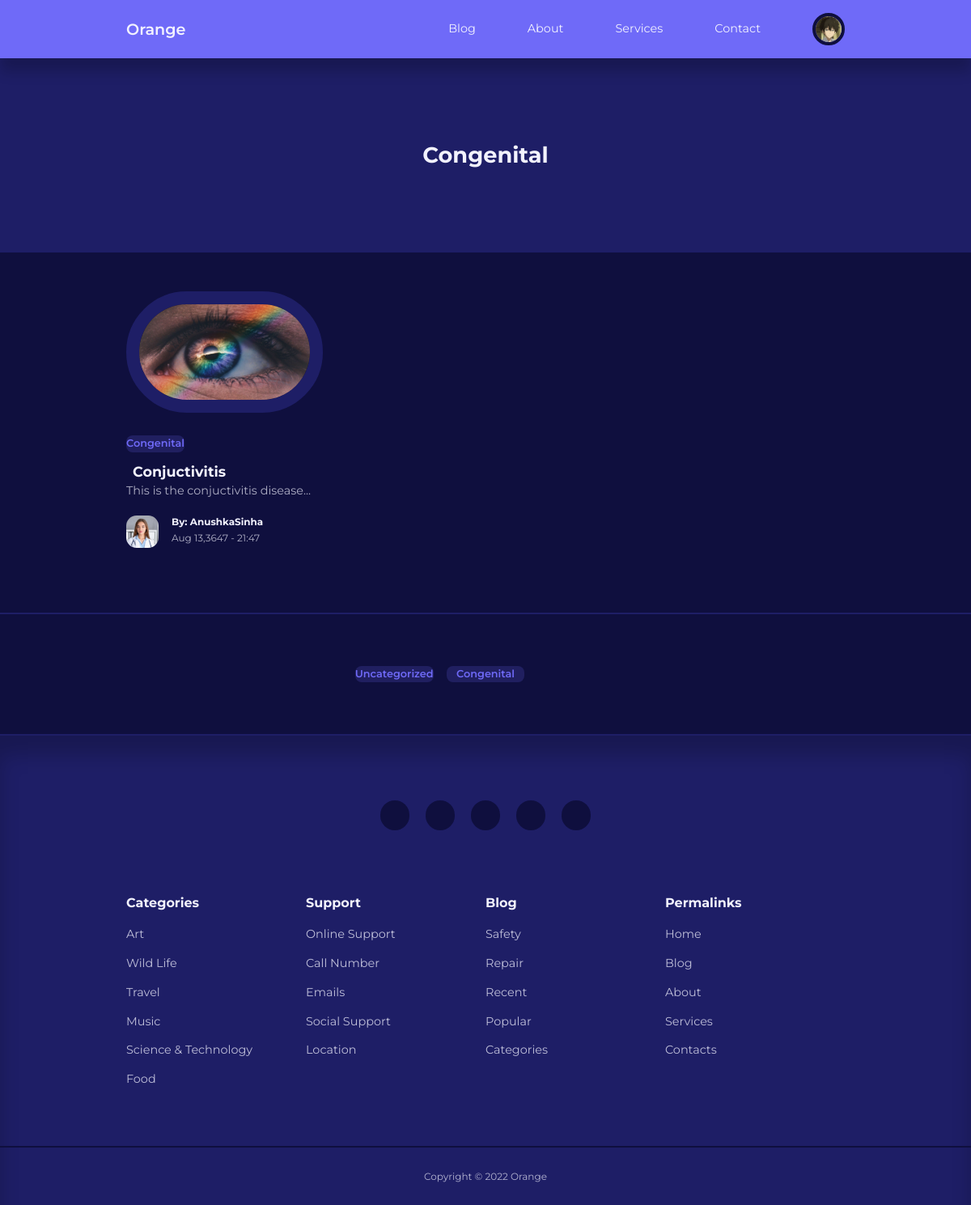
/category-posts.php?id=2 (signed in), run on the app's committed database.
### tables this page shows
CREATE TABLE `users` (
  `id` int(11) UNSIGNED NOT NULL,
  `firstname` varchar(50) NOT NULL,
  `lastname` varchar(50) NOT NULL,
  `username` varchar(50) NOT NULL,
  `email` varchar(100) NOT NULL,
  `password` varchar(255) NOT NULL,
  `avatar` varchar(255) NOT NULL,
  `is_admin` tinyint(1) NOT NULL,
  `Specialization_title` varchar(50) NOT NULL,
  `specialization_id` int(11) UNSIGNED DEFAULT NULL
);

CREATE TABLE `diseasecategories` (
  `id` int(11) UNSIGNED NOT NULL,
  `title` varchar(50) NOT NULL,
  `description` text NOT NULL
);

CREATE TABLE `diseaseposts` (
  `id` int(11) UNSIGNED NOT NULL,
  `title` varchar(250) NOT NULL,
  `body` text NOT NULL,
  `thumbnail` varchar(255) NOT NULL,
  `date_time` int(11) NOT NULL DEFAULT current_timestamp(),
  `category_id` int(11) UNSIGNED DEFAULT NULL,
  `author_id` int(11) UNSIGNED NOT NULL,
  `is_featured` tinyint(1) NOT NULL
);

### category-posts.php (the view, shortened to what this page needs)
<?php
include 'partials/header.php';
if(isset($_GET['id'])){
  $id=filter_var($_GET['id'],FILTER_SANITIZE_NUMBER_INT);
  $query="SELECT * FROM diseaseposts WHERE category_id=$id ORDER BY date_time DESC";
  $posts=mysqli_query($connection,$query);
}
else{
  header('location: ' .ROOT_URL . 'blog.php');
  die();
}
?>
   <header class="category_title">
 <h2>
 <?php
          $category_query="SELECT * FROM diseasecategories WHERE id=$id";
          $category_result=mysqli_query($connection,$category_query);
          $category=mysqli_fetch_assoc($category_result);
          echo $category['title'];
         ?>
 </h2>
   </header>
   <?php if (mysqli_num_rows($posts)>0) : ?>
   <section class="post">
    <div class=" container post_container">
    <?php while($post=mysqli_fetch_assoc($posts)): ?>
      <article class="post">
        <div class="post_thumbnail">
          <img src="./images/<?=$post['thumbnail'] ?>">
         </div>
         <div class="post_info">
         <a href="<?=ROOT_URL?>category-posts.php?id=<?=$category['id']?>" class="category_button"><?=$category['title']?></a>
          <h3 class="post_title"><a href="<?=ROOT_URL?>post.php?id=<?=$post['id']?>"><?=$post['title']?></a></h3>
          <p class="post_body">
           <?=substr($post['body'],0,150)?>...
          </p>
          <div class="post_author">
          <?php
          $author_id=$post['author_id'];
           $author_query="SELECT * FROM users WHERE id=$author_id";
           $author_result=mysqli_query($connection,$author_query);
           $author=mysqli_fetch_assoc( $author_result);
           ?>
            <div class="post_author-avatar">
              <img src="./images/<?=$author['avatar']?>" alt="">
            </div>
            <div class="post_author-info">
              <h5>By: <?="  {$author['firstname']}{$author['lastname']}"?></h5>
              <small>
              <?=date("M d,Y - H:i",strtotime($post['date_time']))?>
              </small>
            </div>
          </div>
          </div>
      </article>
      <?php endwhile?>
      </div>
   </section>
   <?php else :?>
    <div class="alert_message error lg">
    <p>No post found  for this category </p>
    </div>
    <?php endif?>
   <section class="category_buttons">
<div class="container category_buttons-container">
  <?php
  $all_categories_query="SELECT * from diseasecategories";
  $all_categories=mysqli_query($connection,$all_categories_query);
  ?>
  <?php while($category=mysqli_fetch_assoc($all_categories)):?>
  <a href="<?=ROOT_URL?>category-posts.php?id=<?=$category['id']?>" class="category_button"><?=$category['title']?></a>
  <?php endwhile?>
</div>
</section>
<?php
include 'partials/footer.php';
?>

### partials/header.php (shortened to what this page needs)
<?php
require 'config/database.php';
if(isset($_SESSION['user-id'])){
  $id=filter_var($_SESSION['user-id'],FILTER_SANITIZE_NUMBER_INT);
  $query="SELECT avatar FROM users WHERE id=$id";
  $result=mysqli_query($connection,$query);
  $avatar=mysqli_fetch_assoc($result);
}
?>
<!DOCTYPE html>
<html lang="en">
  <head>
    <link rel="stylesheet" href="https://cdn.jsdelivr.net/npm/swiper@8/swiper-bundle.min.css"/>
    <link rel="stylesheet" href="https://unicons.iconscout.com/release-pro/v4.0.0/css/line.css">
    <link rel="stylesheet" href="https://cdnjs.cloudflare.com/ajax/libs/font-awesome/6.2.1/css/all.min.css">
    <link rel="stylesheet" href="<?=ROOT_URL ?>css/style.css">
    </head>
    <body>
    <div id="root">
    <nav>
      <div class=" container nav__container">
        <a href="<?=ROOT_URL ?>" class="nav__logo">Orange</a>
        <ul class="nav_items">
         <li><a href="<?=ROOT_URL ?>blog.php">Blog</a></li>
         <li><a href="<?=ROOT_URL ?>about.php">About</a></li>
         <li><a href="<?=ROOT_URL ?>services.php">Services</a></li>
         <li><a href="<?=ROOT_URL ?>contact.php">Contact</a></li>
         <?php if(isset($_SESSION['user-id'])) : ?>
         <li class="nav_profile">
            <div class="avatar">
            <img src="<?=ROOT_URL . 'images/' . $avatar['avatar'] ?>">
            </div>
               </li>
          <?php else : ?>
         <li><a href="<?=ROOT_URL ?>signin.php">Signin</a></li>
         <?php endif ?>
        </ul>
      </div>
    </nav>

### css/style.css (style rules this page uses)
:root { --color-primary: #6f6af8; --color-primary-light:hsl(242,91%,69%,18%); --color-primary-variant:#5854c7; --color-red:#da0f3f; --color-red-light:hsl(346,87%,46%,15%); --color-green:#00c476; --color-green-light:hsl(156,100%,38%,15%); --color-gray-900: #1e1e66; --color-gray-700: #2d2b7c; --color-gray-300: rgba(242,242,254,0.3); --color-gray-200: rgba(242,242,254,0.7);; --color-white:#f2f2fe; --color-bg:#0f0f3e; --transition:all 300ms ease; --container-width-lg:74%; --container-width-md:88%; --form-width:40%; --card-boarder-radius-1:0.3rem; --card-boarder-radius-2:0.5rem; --card-boarder-radius-3:0.8rem; --card-boarder-radius-4:2rem; --card-boarder-radius-5:5rem; }
* { margin:0; padding:0; outline:0; border:0; appearance:0; list-style: none; text-decoration: none; box-sizing: border-box; }
body { font-family: 'Montserrat',sans-serif; line-height: 1.6; color: var(--color-gray-200); overflow-x: hidden ; background:var(--color-bg); font-size: 0.9rem; }
.container { width:var(--container-width-lg); max-width: 1800px; margin-inline:auto; }
section { margin-top: 3rem; width:100vw; }
h1,h2,h3,h4,h5 { color:var(--color-white); line-height: 1.3; }
h2 { font-size: 1.7rem; margin:1rem 0; }
h3 { font-size: 1.1rem; margin:0.8rem 0 0 0.5rem; }
a { color:var(--color-white); transition:var(--transition); }
img { display: block; width: 100%; object-fit: cover; }
nav { background:var(--color-primary); width:100vw; height:4.5rem; position:fixed; top:0; z-index:10; box-shadow: 0 1rem 1rem rgba(0,0,0,0.2); }
.nav__container { height:100%; display: flex; align-items: center; justify-content: space-between; }
.avatar { width: 2.5rem; height:2.5rem; border-radius: 50%; overflow: hidden; border:0.3rem solid var(--color-bg); }
.nav__logo { font-weight: 600; font-size: 1.2rem; }
.nav_items { display: flex; align-items: center; gap:4rem; }
.nav_profile { position:relative; cursor: pointer; }
.category_button { background: var(--color-primary-light); color: var(--color-primary); display: inline-block; padding: 0.5 rem 1rem; border-radius: var(--card-boarder-radius-2); font-weight: 600; font-size: 0.8rem; text-align: center; }
.post_thumbnail { border-radius: var(--card-boarder-radius-5); border:1rem solid var(--color-gray-900); overflow: hidden; margin-bottom: 1.6rem; }
.post_author { display: flex; gap:1rem; margin-top: 1.2rem; }
.post_author-avatar { width: 2.5rem; height: 2.5rem; border-radius: var(--card-boarder-radius-3); overflow: hidden; }
.post_container { display: grid; grid-template-columns: repeat(3,1fr); gap:5rem; margin-bottom: 5rem; }
.category_buttons { padding:4rem 0; border-top:2px solid var(--color-gray-900); border-bottom:2px solid var(--color-gray-900); }
.category_buttons-container { width: fit-content; display:grid; grid-template-columns: repeat(3,1fr); gap:1rem; }
.category_title { height: 15rem; margin-top:4.5rem; background: var(--color-gray-900); display: grid; place-items: center; }

### data on the page
users: avatar (picture)
diseasecategories: title "Congenital"
diseaseposts: thumbnail (picture), category.title "Congenital", title "Conjuctivitis", body "This is the conjuctivitis disease", author.avatar (picture), author.firstname "Anushka", author.lastname "Sinha", date_time "Aug 13,3647 - 21:47"
diseasecategories: title "Uncategorized"
